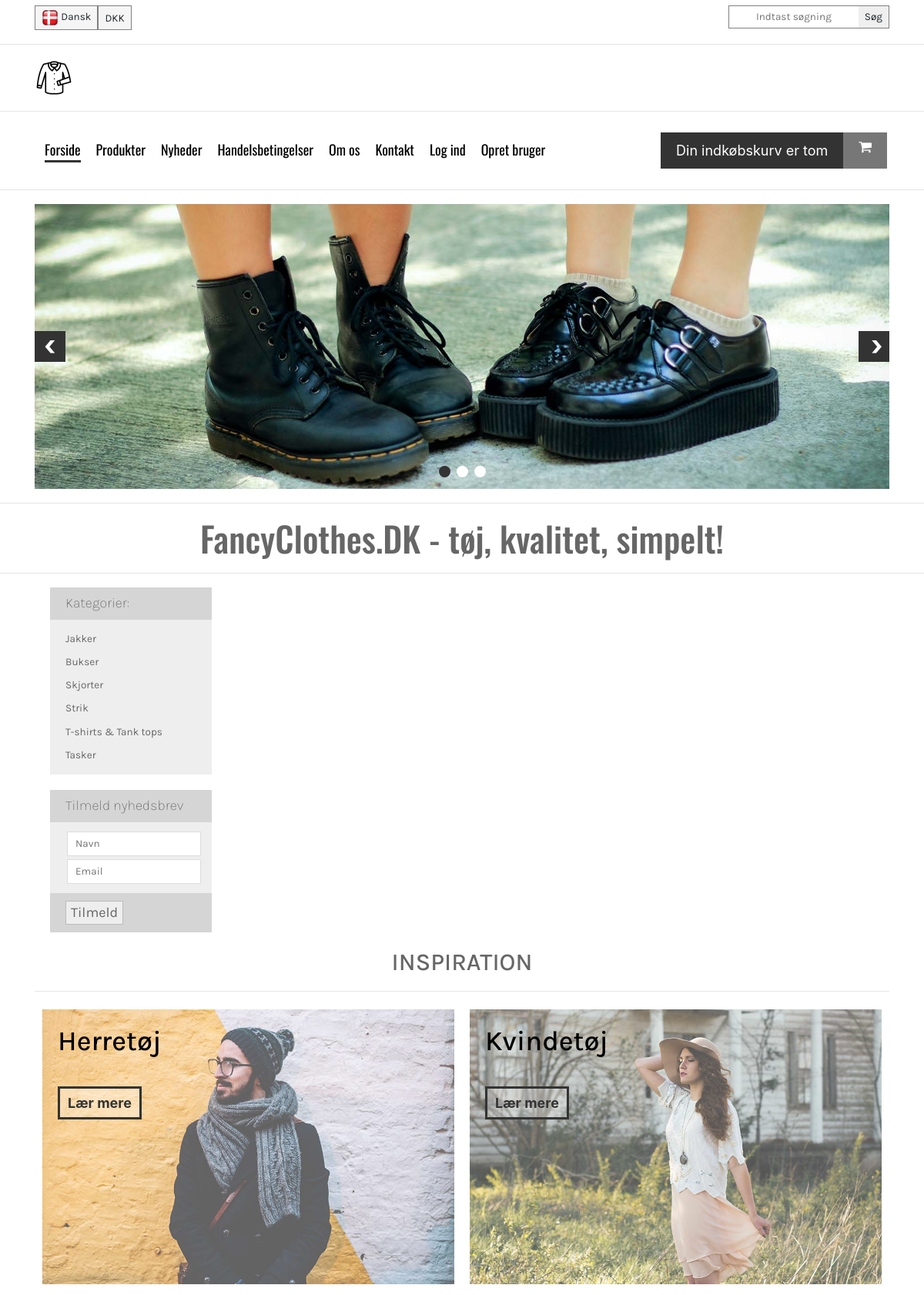
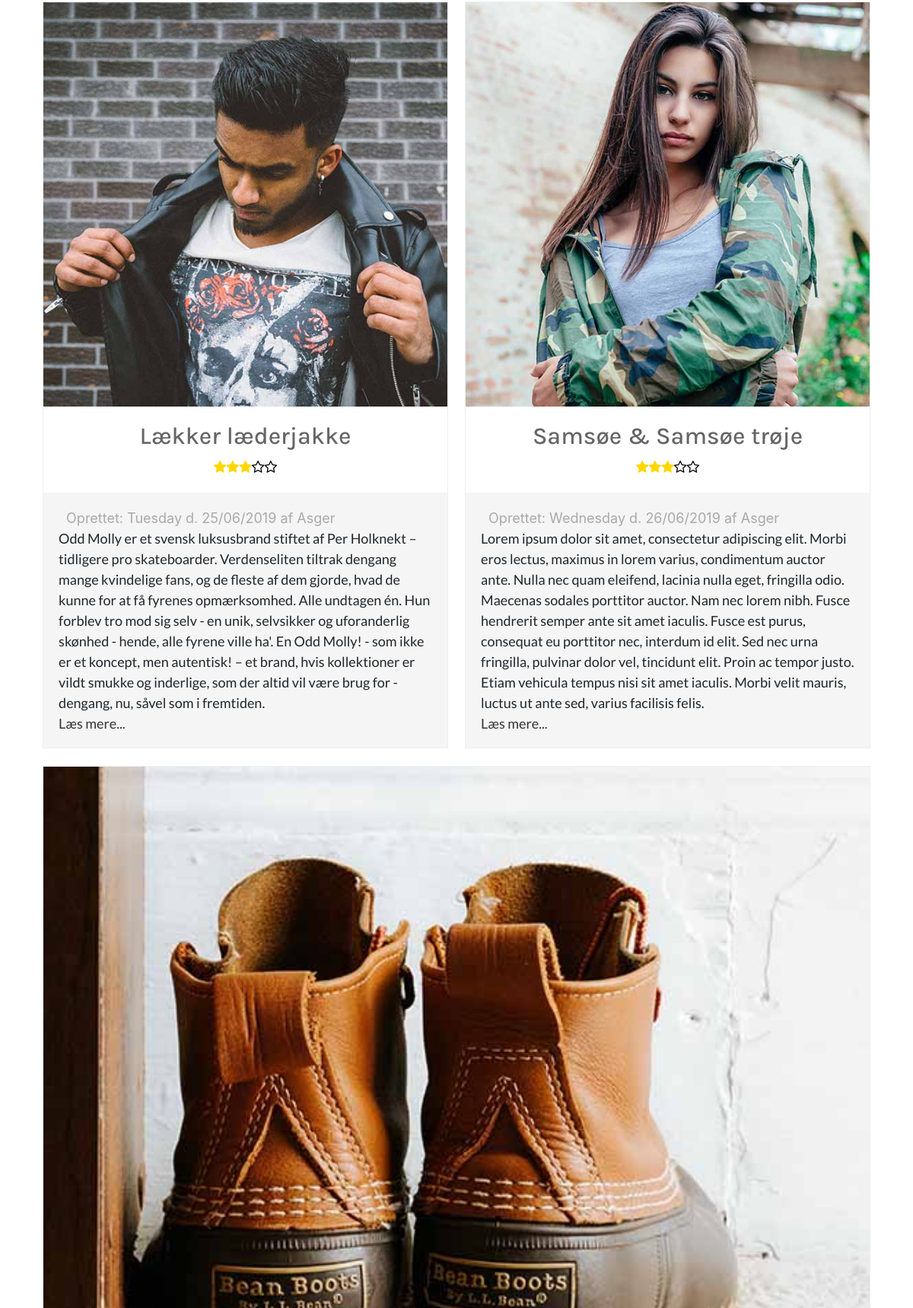
The page / (upper part) on the database its author committed (2 pictures, top to bottom).
### tables this page shows
CREATE TABLE `products` (
  `productId` int(5) NOT NULL,
  `title` varchar(50) NOT NULL,
  `imgSrc` varchar(200) NOT NULL,
  `imgAlt` varchar(50) NOT NULL,
  `published` timestamp NOT NULL DEFAULT CURRENT_TIMESTAMP ON UPDATE CURRENT_TIMESTAMP,
  `content` varchar(1000) NOT NULL,
  `userId` int(5) NOT NULL,
  `stars` int(1) NOT NULL,
  `category` varchar(30) NOT NULL
);

CREATE TABLE `users` (
  `userId` int(5) NOT NULL,
  `dbUsername` varchar(50) NOT NULL,
  `dbPassword` varchar(255) NOT NULL,
  `accessLevel` int(1) NOT NULL DEFAULT '3',
  `dbEmail` varchar(50) NOT NULL
);

### index.php (the view, shortened to what this page needs)
<?php
    require_once "assets/connect.php";
    require "header.php";
    $statement = $dbh->prepare("SELECT * FROM products JOIN users ON users.userId = products.userId LIMIT 3");
    $statement->execute();
    ?>
     <main class="container">
        <aside>
            <div class="categories">
                <div class="catTop">
                    <h4>Kategorier:</h4>
                </div>
                <div class="catMain">
                    <ul>
                        <li><a href="filterProduct.php?id=Jakker">Jakker</a></li>
                        <li><a href="filterProduct.php?id=Bukser">Bukser</a></li>
                        <li><a href="filterProduct.php?id=Skjorter">Skjorter</a></li>
                        <li><a href="filterProduct.php?id=Strik">Strik</a></li>
                        <li><a href="filterProduct.php?id=tshirts">T-shirts & Tank tops</a></li>
                        <li><a href="filterProduct.php?id=Tasker">Tasker</a></li>
                    </ul>
                </div>
            </div>
            <div class="newsletter">
                <div class="newsTop">
                    <h4>Tilmeld nyhedsbrev</h4>
                </div>
                <div class="newsMain">
                    <form action="">
                        <input type="text" placeholder="Navn">
                        <input type="email" placeholder="Email">
                </div>
                <div class="newsBottom">
                    <input type="submit" value="Tilmeld">
                </div>
            </div>
        </aside>
        <div class="products">
            <h3>INSPIRATION</h3>
            <hr>
            <div class="inspiration">
                <div class="catMen">
                    <img src="img/kategoriHerre.jpg" alt="">
                    <h5>Herretøj</h5>
                    <div class="action">Lær mere</div>
                </div>
                <div class="catWomen">
                    <img src="img/kategoriKvinde.jpg" alt="">
                    <h5>Kvindetøj</h5>
                    <div class="action">Lær mere</div>
                </div>
            </div>
            <div class="frontProducts">
            <?php
    while ($row = $statement->fetch()) {
        ?>
            <article>
                    <img src="<?php echo $row['imgSrc']; ?>" alt="<?php echo $row['imgAlt']; ?>">
                    <div class="info">
                        <h3><?php echo $row['title']; ?></h3>
                        <div class="stars">
                           <?php
                           $stars = $row['stars'];
                           for ($i=1; $i <= $stars; $i++) {
                               echo "<i class='fa fa-star' aria-hidden='true'></i>";
                           }
                           for ($i=1; $i <= 5-$stars; $i++) {
                               echo "<i class='fa fa-star-o' aria-hidden='true'></i>";
                           }
                           ?>
                        </div>
                    </div>
                    <div class="description">
                        <div class="published">
                            Oprettet: <?php echo strftime("%A d. %d/%m/%Y", strtotime($row['published'])). " af " .$row['dbUsername']; ?>
                        </div>
                        <p><?php echo $row['content']; ?>
                            <a href="#">Læs mere...</a></p>
                    </div>
            </article>
        <?php
    }
    ?>
    </div>
        </div>
    </main>
    <?php
    require "footer.php";

### header.php (shortened to what this page needs)
<?php
$activePage = basename($_SERVER['PHP_SELF'], ".php");
?>
<!doctype html>
<html class="no-js" lang="en">
<head>
    <link rel="stylesheet" href="https://cdnjs.cloudflare.com/ajax/libs/font-awesome/4.7.0/css/font-awesome.min.css">
    <link rel="stylesheet" href="css/normalize.css">
    <link rel="stylesheet" href="css/main.css">
    <link rel="stylesheet" href="css/slider.min.css">
    <link rel="stylesheet" href="css/styles.css">
    <link rel="stylesheet" href="https://stackpath.bootstrapcdn.com/bootstrap/4.3.1/css/bootstrap.min.css">
</head>
<body>
    <div class="top container">
        <div class="language">
            <div class="flag">
                <img src="img/ikon.png" alt="Dansk ikon">
                <span>Dansk</span>
            </div>
            <span>DKK</span>
        </div>
        <div class="search">
            <input type="text" placeholder="Indtast søgning"><input type="submit" value="Søg">
        </div>
    </div>
    <hr>
    <div class="container home">
        <a href="index.php"><img src="img/homeIcon.png" alt="Forside ikon"></a>
    </div>
    <hr>
    <div class="container navbar">
        <nav>
            <ul>
                <li class="<?= ($activePage == 'index') ? 'active':''; ?>"><a href="index.php">Forside</a></li>
                <li class="<?= ($activePage == 'products') || ($activePage == 'filterProduct')? 'active':''; ?>"><a href="products.php">Produkter</a></li>
                <li class="<?= ($activePage == 'news') ? 'active':''; ?>"><a href="#">Nyheder</a></li>
                <li class="<?= ($activePage == 'conditions') ? 'active':''; ?>"><a href="#">Handelsbetingelser</a></li>
                <li class="<?= ($activePage == 'about') ? 'active':''; ?>"><a href="#">Om os</a></li>
                <li class="<?= ($activePage == 'contact') ? 'active':''; ?>"><a href="contact.php">Kontakt</a></li>
                <?php  if (isset($_SESSION['username'])) { ?>
                    <li><a href='assets/logout.php' class='loginBtn'>Log ud</a></li>
                <?php }
                else { ?>
                    <li><a href='#' class='loginBtn'>Log ind</a></li>
                    <li class="<?= ($activePage == 'register') ? 'active':''; ?>"><a href='register.php' class='loginBtn'>Opret bruger</a></li>
                <?php } ?>
            </ul>
        </nav>
        <div class="basket">
            <div class="basketContent">
                <p>Din indkøbskurv er tom</p>
            </div>
            <div class="shopIcon">
                <i class="fa fa-shopping-cart" aria-hidden="true"></i>
            </div>
        </div>
    </div>
    <hr>
    <div class="container">
        <ul class="slider" id="slider">
            <li><img src="img/slide1.jpg" alt=""></li>
        </ul>
    </div>
    <hr class="hide400">
    <h1 class="tagline">FancyClothes.DK - tøj, kvalitet, simpelt!</h1>
    <hr>

### footer.php (shortened to what this page needs)
</body>
</html>

### css/main.css (style rules this page uses)
html { color: #222; font-size: 1em; line-height: 1.4; }
hr { display: block; height: 1px; border: 0; border-top: 1px solid #ccc; margin: 1em 0; padding: 0; }
audio, canvas, iframe, img, svg, video { vertical-align: middle; }

### rows shown on the page
products: imgSrc (picture), title "Lækker læderjakke", stars 3 (drawn), published "Tuesday d. 25/06/2019", userId.dbUsername "Asger", content "Odd Molly er et svensk luksusbrand stiftet af Per Holknekt – tidligere pro skateboarder. Verdenseliten tiltrak dengang mange kvindelige fans, og de fleste af dem gjorde, hvad de kunne for at få fyrenes opmærksomhed. Alle undtagen én. Hun forblev tro mod sig selv - en unik, selvsikker og uforanderlig skønhed - hende, alle fyrene ville ha'. En Odd Molly! - som ikke er et koncept, men autentisk! – et brand, hvis kollektioner er vildt smukke og inderlige, som der altid vil være brug for - dengang, nu, såvel som i fremtiden."
products: imgSrc (picture), title "Samsøe & Samsøe trøje", stars 3 (drawn), published "Wednesday d. 26/06/2019", userId.dbUsername "Asger", content "Lorem ipsum dolor sit amet, consectetur adipiscing elit. Morbi eros lectus, maximus in lorem varius, condimentum auctor ante. Nulla nec quam eleifend, lacinia nulla eget, fringilla odio. Maecenas sodales porttitor auctor. Nam nec lorem nibh. Fusce hendrerit semper ante sit amet iaculis. Fusce est purus, consequat eu porttitor nec, interdum id elit. Sed nec urna fringilla, pulvinar dolor vel, tincidunt elit. Proin ac tempor justo. Etiam vehicula tempus nisi sit amet iaculis. Morbi velit mauris, luctus ut ante sed, varius facilisis felis."
products: imgSrc+imgAlt (picture)
